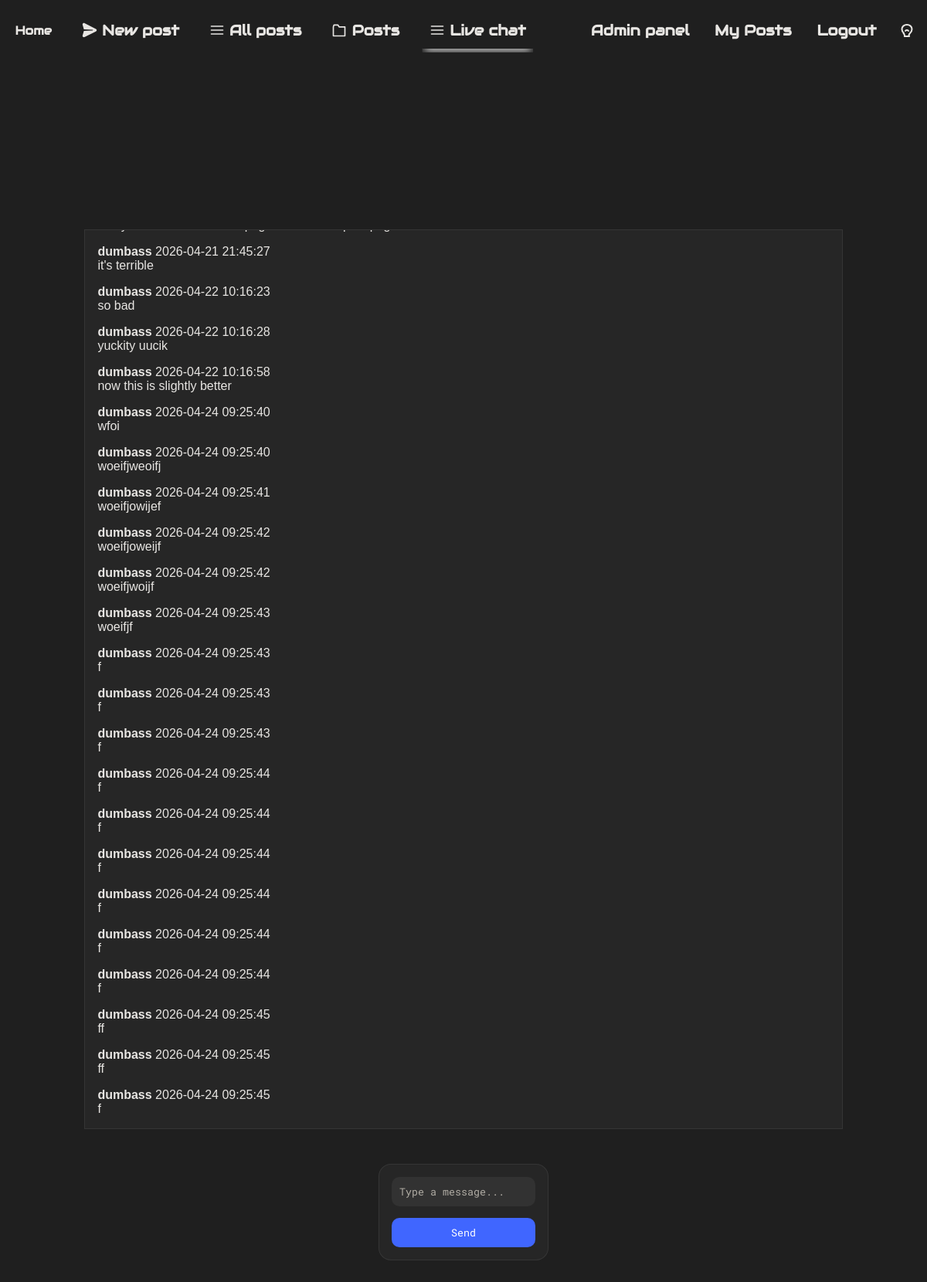
Page /livechat (signed in) on the committed database.
### tables this page shows
CREATE TABLE chat ("id" INTEGER PRIMARY KEY AUTOINCREMENT, "user_id" INTEGER NOT NULL REFERENCES users(id), "message" TEXT NOT NULL, "time" TEXT NOT NULL);

CREATE TABLE "users" (
    id INTEGER PRIMARY KEY AUTOINCREMENT,
    "name" TEXT UNIQUE,
    password TEXT
, imageurl TEXT, email TEXT);

### app.py (the view)
@app.route("/livechat")
def livechat():
    if "user_id" not in session:
        return redirect(url_for("login"))
    sql = """
        SELECT chat.message, chat.time, users.name
        FROM chat
        JOIN users ON chat.user_id = users.id
        ORDER BY chat.id ASC;
    """
    messages = query_db(sql)
    return render_template("livechat.html", messages=messages)

### app.py (called while the page is built)
def get_db():
    db = getattr(g, '_database', None)
    if db is None:
        db = g._database = sqlite3.connect(DATABASE)
    return db

@app.teardown_appcontext
def close_connection(exception):
    db = getattr(g, '_database', None)
    if db is not None:
        db.close()

def query_db(query, args=(), one=False):
    cur = get_db().execute(query, args)
    rv = cur.fetchall()
    cur.close()
    return (rv[0] if rv else None) if one else rv

### templates/livechat.html (shortened to what this page needs)
{% extends "layout.html" %}
{% block body %}
<div class="chat-centered-content">
    <div id="chat-box" class="chat-box">
        {% for message in messages %}
            <div class="chat-message">
                <div class="chat-meta">
                    <strong>{{ message[2] }}</strong>
                    <span>{{ message[1] }}</span>
                </div>
                <div class="chat-text">{{ message[0] }}</div>
            </div>
        {% endfor %}
    </div>
    <form id="chat-form" class="chat-input-box">
        <input type="text" id="message-input" class="chat-input" placeholder="Type a message..." autocomplete="off"
            required>
        <button type="submit" class="chat-send-button">Send</button>
    </form>
</div>
{% endblock %}

### static/style.css (style rules this page uses)
:root { --background:#1f1f1f; --box-background:rgba(255,255,255,0.035); --post-background:#2a2a2a; --input-background:rgba(255,255,255,0.05); --font:#e8e6e3; --font-muted:#b0aca4; --coloured-element:#4066ff; --error-red:#ef4444; --sidebar-font-size:0.8vw; --reply-font:calc(0.5vh + 0.5vw); --reply-line:calc(2vh + 2vw); --navbar-font-size:calc(0.55vh + 0.55vw); --navbar-title-size:1.3vw; --heading-font:"Audiowide"; --menu-font:"Roboto Mono"; --box-border:1px solid rgba(255,255,255,0.07); --box-border-radius:16px; --nav-box-shadow:rgba(226, 226, 226, 0.73); }
body { background:var(--background); color:var(--font); font-family:"Arial"; }
form { display:flex; flex-direction:column; gap:15px; }
input, textarea { padding:10px; border-radius:6px; border:none; outline:none; color:var(--input-font); background:var(--input-background); font-family:'Roboto Mono', monospace; }
input::placeholder, textarea::placeholder { color:var(--font-muted); }
.login-button, .chat-send-button { padding:10px; cursor:pointer; font-family:'Roboto Mono', monospace; transition:0.2s; background:var(--coloured-element); border-radius:10px; color:white; border:none; }
.chat-input-box { background:var(--box-background); border:var(--box-border); border-radius:var(--box-border-radius); padding:1em; }
.chat-centered-content { display:flex; flex-direction:column; align-items:center; margin-top:10vh; gap:2vh; opacity:0; animation:fadeIn 0.23s forwards; }
.chat-box { background:var(--box-background); border:var(--box-border); width:80%; padding:1em; margin-top:0; gap:1em; height:50vh; overflow-y:auto; display:flex; flex-direction:column; }
.chat-input { height:100%; background:var(--input-background); border-radius:10px; border:none; }

### rows in the picture
chat: name "dumbass", time "2026-04-21 21:45:27", message "it's terrible"
chat: name "dumbass", time "2026-04-22 10:16:23", message "so bad"
chat: name "dumbass", time "2026-04-22 10:16:28", message "yuckity uucik"
chat: name "dumbass", time "2026-04-22 10:16:58", message "now this is slightly better"
chat: name "dumbass", time "2026-04-24 09:25:40", message "wfoi"
chat: name "dumbass", time "2026-04-24 09:25:40", message "woeifjweoifj"
chat: name "dumbass", time "2026-04-24 09:25:41", message "woeifjowijef"
chat: name "dumbass", time "2026-04-24 09:25:42", message "woeifjoweijf"
chat: name "dumbass", time "2026-04-24 09:25:42", message "woeifjwoijf"
chat: name "dumbass", time "2026-04-24 09:25:43", message "woeifjf"
chat: name "dumbass", time "2026-04-24 09:25:43", message "f"
chat: name "dumbass", time "2026-04-24 09:25:43", message "f"
chat: name "dumbass", time "2026-04-24 09:25:43", message "f"
chat: name "dumbass", time "2026-04-24 09:25:44", message "f"
chat: name "dumbass", time "2026-04-24 09:25:44", message "f"
chat: name "dumbass", time "2026-04-24 09:25:44", message "f"
chat: name "dumbass", time "2026-04-24 09:25:44", message "f"
chat: name "dumbass", time "2026-04-24 09:25:44", message "f"
chat: name "dumbass", time "2026-04-24 09:25:44", message "f"
chat: name "dumbass", time "2026-04-24 09:25:45", message "ff"
chat: name "dumbass", time "2026-04-24 09:25:45", message "ff"
chat: name "dumbass", time "2026-04-24 09:25:45", message "f"
